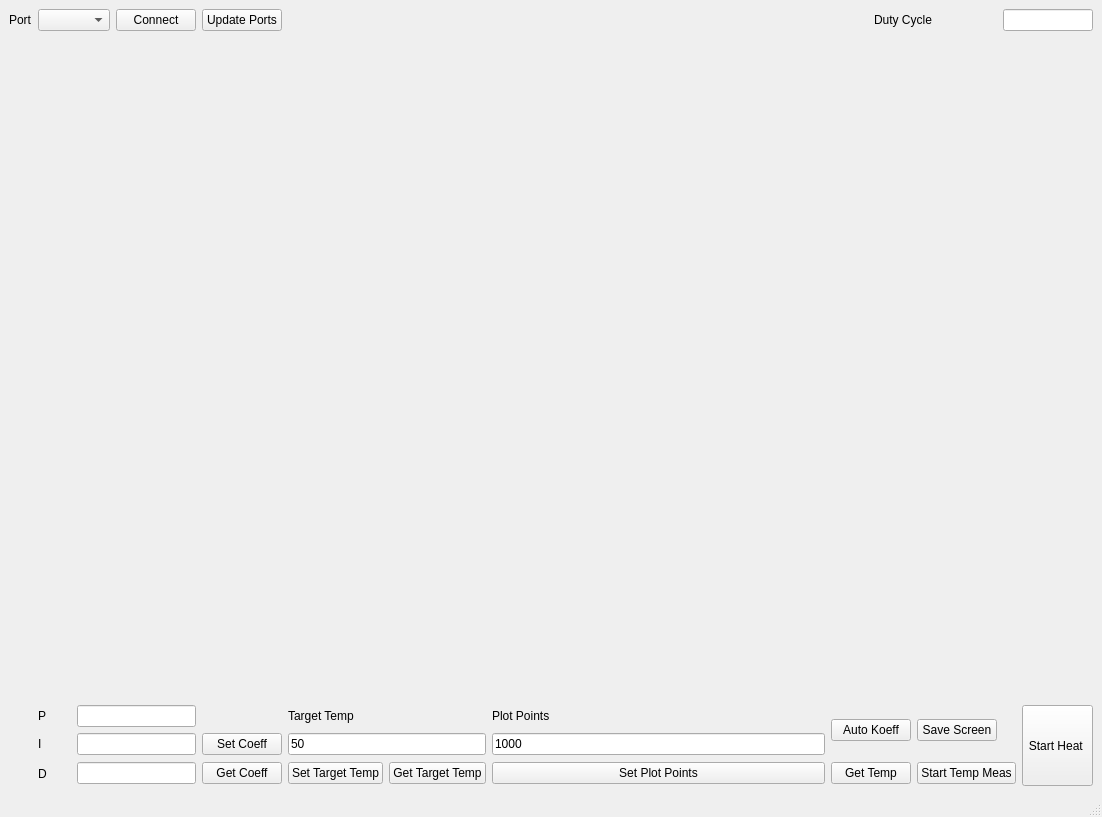
<?xml version="1.0" encoding="UTF-8"?>
<ui version="4.0">
 <class>MainWindow</class>
 <widget class="QMainWindow" name="MainWindow">
  <property name="geometry">
   <rect>
    <x>0</x>
    <y>0</y>
    <width>1093</width>
    <height>817</height>
   </rect>
  </property>
  <property name="windowTitle">
   <string>MainWindow</string>
  </property>
  <widget class="QWidget" name="centralwidget">
   <layout class="QGridLayout" name="gridLayout">
    <item row="0" column="0">
     <widget class="QLabel" name="label">
      <property name="text">
       <string>Port</string>
      </property>
     </widget>
    </item>
    <item row="0" column="1" colspan="2">
     <widget class="QComboBox" name="comboBox_port"/>
    </item>
    <item row="0" column="3">
     <widget class="QPushButton" name="pushButton_connect">
      <property name="text">
       <string>Connect</string>
      </property>
     </widget>
    </item>
    <item row="0" column="4">
     <widget class="QPushButton" name="pushButton_updatePort">
      <property name="text">
       <string>Update Ports</string>
      </property>
     </widget>
    </item>
    <item row="0" column="5" colspan="4">
     <spacer name="horizontalSpacer">
      <property name="orientation">
       <enum>Qt::Horizontal</enum>
      </property>
      <property name="sizeHint" stdset="0">
       <size>
        <width>603</width>
        <height>20</height>
       </size>
      </property>
     </spacer>
    </item>
    <item row="0" column="9" colspan="2">
     <widget class="QLabel" name="label_7">
      <property name="text">
       <string>Duty Cycle</string>
      </property>
     </widget>
    </item>
    <item row="0" column="11" colspan="2">
     <widget class="QLineEdit" name="lineEdit_DutyCycle"/>
    </item>
    <item row="1" column="3" colspan="10">
     <widget class="QCustomPlot" name="customPlotTemper" native="true">
      <property name="minimumSize">
       <size>
        <width>890</width>
        <height>596</height>
       </size>
      </property>
     </widget>
    </item>
    <item row="2" column="1">
     <widget class="QLabel" name="label_2">
      <property name="text">
       <string>P</string>
      </property>
     </widget>
    </item>
    <item row="2" column="2" colspan="2">
     <widget class="QLineEdit" name="lineEdit_P"/>
    </item>
    <item row="2" column="5">
     <widget class="QLabel" name="label_5">
      <property name="text">
       <string>Target Temp</string>
      </property>
     </widget>
    </item>
    <item row="2" column="7">
     <widget class="QLabel" name="label_6">
      <property name="text">
       <string>Plot Points</string>
      </property>
     </widget>
    </item>
    <item row="2" column="8" rowspan="2" colspan="2">
     <widget class="QPushButton" name="pushButton_autoKoeff">
      <property name="text">
       <string>Auto Koeff</string>
      </property>
     </widget>
    </item>
    <item row="2" column="10" rowspan="2">
     <widget class="QPushButton" name="pushButton_saveScreen">
      <property name="text">
       <string>Save Screen</string>
      </property>
     </widget>
    </item>
    <item row="2" column="12" rowspan="3">
     <widget class="QPushButton" name="pushButton_startStopHeat">
      <property name="minimumSize">
       <size>
        <width>71</width>
        <height>81</height>
       </size>
      </property>
      <property name="text">
       <string>Start Heat </string>
      </property>
     </widget>
    </item>
    <item row="3" column="1">
     <widget class="QLabel" name="label_3">
      <property name="text">
       <string>I</string>
      </property>
     </widget>
    </item>
    <item row="3" column="2" colspan="2">
     <widget class="QLineEdit" name="lineEdit_I"/>
    </item>
    <item row="3" column="4">
     <widget class="QPushButton" name="pushButton_setCoeff">
      <property name="text">
       <string>Set Coeff</string>
      </property>
     </widget>
    </item>
    <item row="3" column="5" colspan="2">
     <widget class="QLineEdit" name="lineEdit_tergetTemp">
      <property name="text">
       <string>50</string>
      </property>
     </widget>
    </item>
    <item row="3" column="7">
     <widget class="QLineEdit" name="lineEdit_plotPoints">
      <property name="text">
       <string>1000</string>
      </property>
     </widget>
    </item>
    <item row="4" column="1">
     <widget class="QLabel" name="label_4">
      <property name="text">
       <string>D</string>
      </property>
     </widget>
    </item>
    <item row="4" column="2" colspan="2">
     <widget class="QLineEdit" name="lineEdit_D"/>
    </item>
    <item row="4" column="4">
     <widget class="QPushButton" name="pushButton_getCoeff">
      <property name="text">
       <string>Get Coeff</string>
      </property>
     </widget>
    </item>
    <item row="4" column="5">
     <widget class="QPushButton" name="pushButton_setTargetTemp">
      <property name="text">
       <string>Set Target Temp</string>
      </property>
     </widget>
    </item>
    <item row="4" column="6">
     <widget class="QPushButton" name="pushButton_getTargetTemp">
      <property name="text">
       <string>Get Target Temp</string>
      </property>
     </widget>
    </item>
    <item row="4" column="7">
     <widget class="QPushButton" name="pushButton_setPlotPoints">
      <property name="text">
       <string>Set Plot Points</string>
      </property>
     </widget>
    </item>
    <item row="4" column="8" colspan="2">
     <widget class="QPushButton" name="pushButton_getTemp">
      <property name="text">
       <string>Get Temp</string>
      </property>
     </widget>
    </item>
    <item row="4" column="10" colspan="2">
     <widget class="QPushButton" name="pushButton_startStopTempMeas">
      <property name="text">
       <string>Start Temp Meas</string>
      </property>
     </widget>
    </item>
   </layout>
  </widget>
  <widget class="QMenuBar" name="menubar">
   <property name="geometry">
    <rect>
     <x>0</x>
     <y>0</y>
     <width>1093</width>
     <height>26</height>
    </rect>
   </property>
  </widget>
  <widget class="QStatusBar" name="statusbar"/>
 </widget>
 <customwidgets>
  <customwidget>
   <class>QCustomPlot</class>
   <extends>QWidget</extends>
   <header location="global">qcustomplot.h</header>
   <container>1</container>
  </customwidget>
 </customwidgets>
 <resources/>
 <connections/>
</ui>
